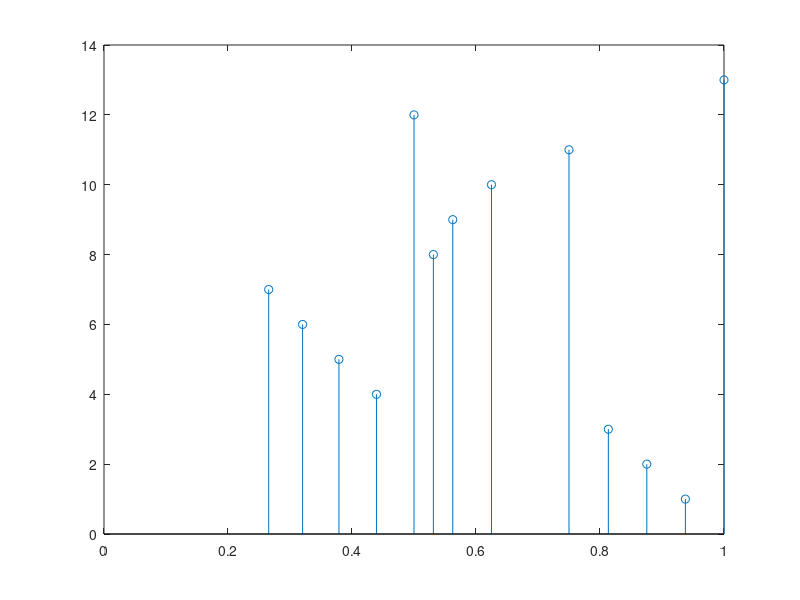

MATLAB code for this plot:
stem([1, 1/2, 3/4, 5/8, 9/16, 17/32, 17/64, 41/128, 97/256, 225/512, 833/1024, 1793/2048, 3841/4096], ...
    [13:-1:1]);
xlim([0, 1]);
